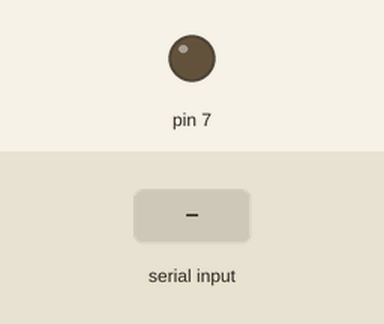
This sketch was run on a simulated Arduino Uno, built with avr-gcc and run on an emulated ATmega328P. On the bench: output pins drawn as LEDs (lit = HIGH). The inputs (shaded band) are chosen by the test bench.

Above: at 1.2 s.
1.3 s: "a" received over Serial
At 2.2 s:
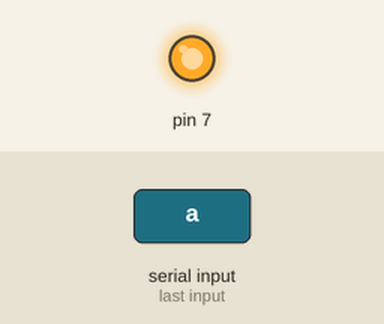
2.8 s: "b" received over Serial
At 3.4 s:
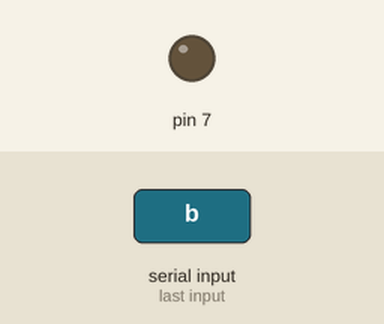
Timing chart, 0 to 5.8 s (numbered marks = the images above; inputs shaded):
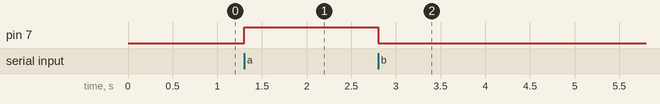

Measured:
- after the input at 1.3 s, pin 7: LOW → HIGH at once
- after the input at 2.8 s, pin 7: HIGH → LOW at once

The sketch:

1LED.ino
```cpp
void setup(){
  Serial.begin(9600);
  pinMode(7, OUTPUT);
}

void loop() {
  if( Serial.available() > 0)
  {
     char sData = Serial.read();
     if(sData == 'a')
     {
       digitalWrite(7, HIGH);
     }
     else if(sData == 'b')
     {
       digitalWrite(7, LOW);
     }
  }
}
```
